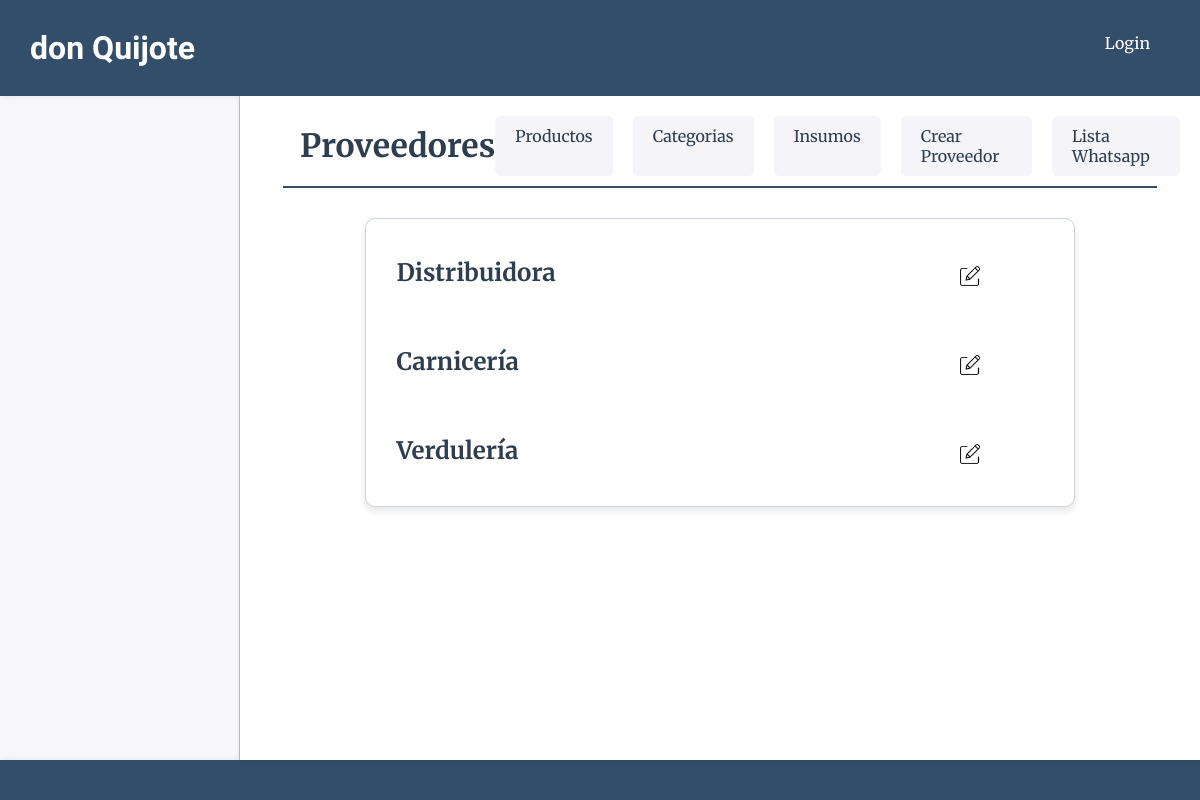
The page /productos/listar_proveedores/ on the database as committed earlier.
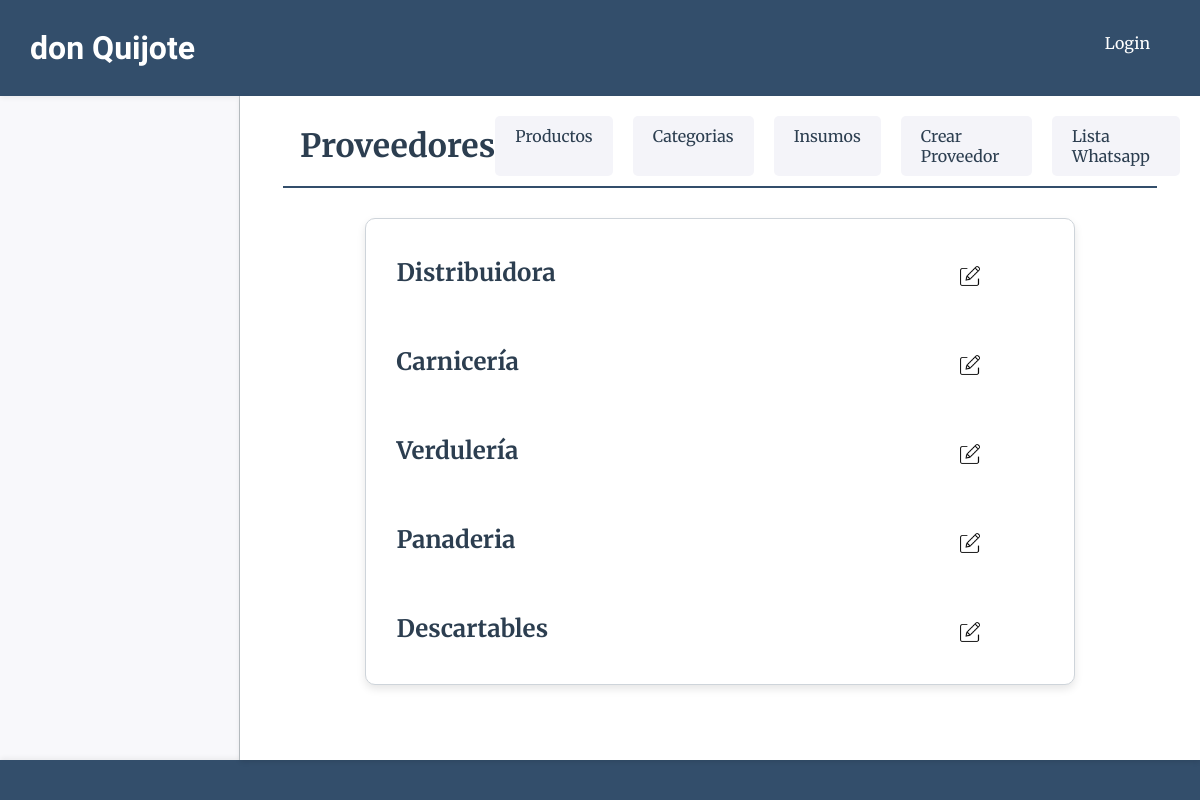
The same page on the database as committed later.
### productos/models.py (models this page shows)
class Proveedores(models.Model):
    nombre=models.CharField(max_length=50)
    estado=models.BooleanField(default=True)
    def __str__(self):
        return self.nombre

### productos/views.py (the view)
# urls.py: path("listar_proveedores/", views.listar_proveedores, name="listar_proveedores"),
def listar_proveedores(request):
    proveedores = Proveedores.objects.all()
    context = {
        'proveedores': proveedores,
    }
    return render(request, "productos/listar_proveedores.html", context)

### core/context_processors.py (called while the page is built)
def counter_pedidos(request):
    cant_pedidos = Pedido.objects.all().count()
    cant_entregados = Pedido.objects.filter(estado='entregado').count()
    cant_pendientes = Pedido.objects.filter(estado='pendiente').count()
    cant_reservados = Pedido.objects.filter(estado='reservado').count()
    cant_cancelado = Pedido.objects.filter(estado='cancelado').count()
    cant_pedidos = Pedido.objects.all().count() - cant_cancelado
    cant_envios = Pedido.objects.filter(forma_entrega__precio__gt=0).count() - cant_cancelado - cant_reservados
    return {
        'cant_pedidos':cant_pedidos,
        "cant_entregados":cant_entregados,
        "cant_pendientes":cant_pendientes,
        "cant_reservados":cant_reservados,
        "cant_envios":cant_envios
        }

### productos/templates/productos/listar_proveedores.html (shortened to what this page needs)
{% extends 'core/base.html' %}
{% load static %}
{% block css %}
    <link rel="stylesheet" href="{% static 'gastos/css/styles.css' %}">
{% endblock css %}
{% block titulo %}
    {% include 'core/components/encabezado.html' with titulo_texto="Proveedores" %}
{% endblock titulo %}
{% block main %}
<section class="proveedores-container">
    <div class="proveedores-container card">
        {% for proveedor in proveedores %}
            <div class="insumos">
                <h1 class="proveedores-titulo">{{ proveedor }}</h1>
                <div class="insumo-opc">
                    <a href="{% url 'productos:proveedores_update' proveedor.id%}"><img class="icono-opc" src="{% static 'productos/img/editar.webp' %}" alt="Editar Proveedor"></a>
                </div>
            </div>
            {% empty %}
            <h2 class="vacio">No hay Proveedores cargados.</h2>
        {% endfor %}
    </div>
</section>
{% endblock main %}

Rows that differ between the two databases and show on the page:
added Proveedores: nombre "Panaderia"
added Proveedores: nombre "Descartables"
